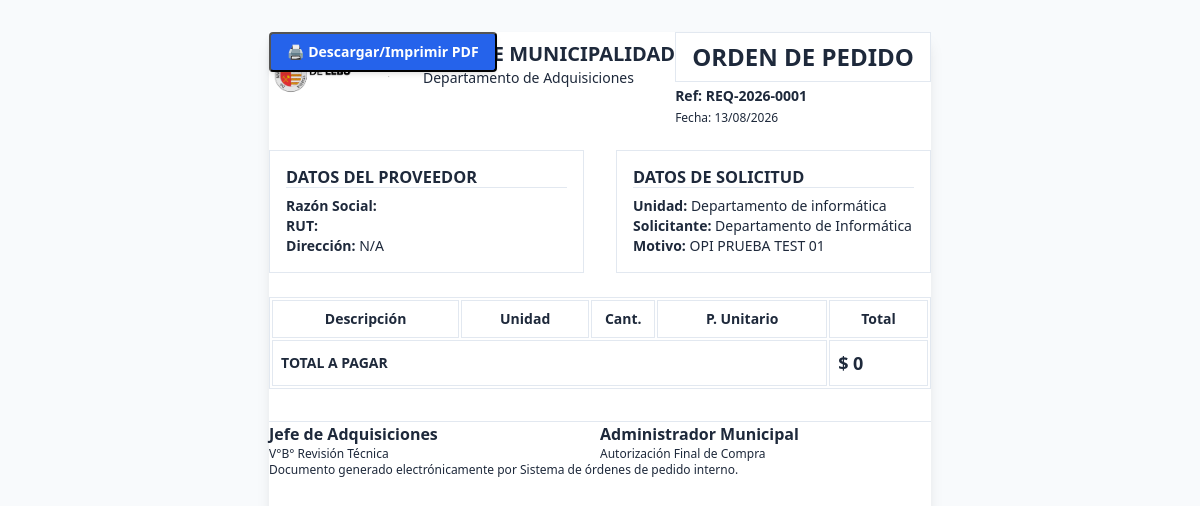
/generar_opi.php?id=1, run on the app's committed database.
### tables this page shows
CREATE TABLE `expedientes` (
  `id` int NOT NULL AUTO_INCREMENT,
  `codigo_interno` varchar(50) NOT NULL,
  `titulo_compra` varchar(255) NOT NULL DEFAULT 'Sin Título',
  `folio_opi` varchar(50) DEFAULT NULL,
  `usuario_creador_id` int NOT NULL,
  `unidad_origen_id` int NOT NULL,
  `centro_costo_id` int NOT NULL,
  `tipo_compra_id` int NOT NULL,
  `prioridad_id` int NOT NULL,
  `rango_utm_id` int DEFAULT NULL,
  `estado_actual` varchar(50) NOT NULL DEFAULT 'BORRADOR',
  `proveedor_adjudicado_id` int DEFAULT NULL,
  `id_contrato_suministro` varchar(100) DEFAULT NULL,
  `orden_compra_numero` varchar(100) DEFAULT NULL,
  `decreto_alcaldicio_numero` varchar(100) DEFAULT NULL,
  `conv_marco_oc` varchar(100) DEFAULT NULL,
  `id_licitacion` varchar(100) DEFAULT NULL,
  `monto_estimado` decimal(15,2) NOT NULL,
  `monto_definitivo` decimal(15,2) DEFAULT NULL,
  `motivo_compra` text NOT NULL,
  `observacion_cierre` text,
  `created_at` datetime DEFAULT CURRENT_TIMESTAMP,
  `fecha_visa_presupuesto` datetime DEFAULT NULL,
  `fecha_adjudicacion` datetime DEFAULT NULL,
  `fecha_aprobacion_opi` datetime DEFAULT NULL,
  `num_certificado_oficial` varchar(20) DEFAULT NULL,
  `id_entidad_gobierno` varchar(20) DEFAULT 'ID PE-MUN-00335',
  `id_compra_agil` varchar(50) DEFAULT NULL,
  `plan_compras_proyecto` varchar(100) DEFAULT NULL,
  `plan_compras_item` int DEFAULT NULL,
  PRIMARY KEY (`id`),
  UNIQUE KEY `codigo_interno` (`codigo_interno`),
  UNIQUE KEY `folio_opi` (`folio_opi`),
  KEY `fk_exp_usr` (`usuario_creador_id`),
  KEY `fk_exp_uni` (`unidad_origen_id`),
  KEY `fk_exp_cc` (`centro_costo_id`),
  KEY `fk_exp_tipo` (`tipo_compra_id`),
  KEY `fk_exp_pri` (`prioridad_id`),
  KEY `fk_exp_est` (`estado_actual`),
  KEY `fk_exp_prov` (`proveedor_adjudicado_id`),
  KEY `fk_exp_rango` (`rango_utm_id`)
);

CREATE TABLE `unidades` (
  `id` int NOT NULL AUTO_INCREMENT,
  `nombre` varchar(150) NOT NULL,
  `padre_id` int DEFAULT NULL,
  `centro_costo_id` int DEFAULT NULL,
  `jefe_actual_id` int DEFAULT NULL,
  PRIMARY KEY (`id`),
  KEY `fk_uni_padre` (`padre_id`),
  KEY `fk_uni_cc` (`centro_costo_id`)
);

CREATE TABLE `usuarios` (
  `id` int NOT NULL AUTO_INCREMENT,
  `unidad_id` int NOT NULL,
  `rol_id` int NOT NULL,
  `rut` varchar(12) NOT NULL,
  `nombre_completo` varchar(150) NOT NULL,
  `email` varchar(150) NOT NULL,
  `password_hash` varchar(255) DEFAULT NULL,
  `es_jefe_unidad` tinyint(1) DEFAULT '0',
  `activo` tinyint(1) DEFAULT '1',
  `cargo` varchar(150) DEFAULT NULL,
  `token_verificacion` varchar(100) DEFAULT NULL,
  `email_verificado` tinyint(1) NOT NULL DEFAULT '0',
  `estado_aprobacion` enum('APROBADO','PENDIENTE_VERIFICACION','PENDIENTE_APROBACION','RECHAZADO') NOT NULL DEFAULT 'APROBADO',
  `fecha_registro` datetime NOT NULL DEFAULT CURRENT_TIMESTAMP,
  PRIMARY KEY (`id`),
  UNIQUE KEY `rut` (`rut`),
  UNIQUE KEY `email` (`email`),
  KEY `fk_usr_uni` (`unidad_id`),
  KEY `fk_usr_rol` (`rol_id`)
);

### generar_opi.php (the view, shortened to what this page needs)
<?php
require_once __DIR__ . '/config.php';
$id = $_GET['id'];
$stmt = $pdo->prepare("SELECT e.*, u.nombre_completo, un.nombre as unidad, p.razon_social, p.rut as rut_prov, p.direccion as dir_prov FROM expedientes e JOIN usuarios u ON e.usuario_creador_id=u.id JOIN unidades un ON e.unidad_origen_id=un.id LEFT JOIN proveedores p ON e.proveedor_adjudicado_id=p.id WHERE e.id=?");
$stmt->execute([$id]);
$e = $stmt->fetch();
$stmtI = $pdo->prepare("SELECT * FROM expedientes_items WHERE expediente_id=?");
$stmtI->execute([$id]);
$items = $stmtI->fetchAll();
?>
<!DOCTYPE html>
<html lang="es">
<head>
    <link rel="stylesheet" href="css/style.css">
</head>
<body class="bg-gray-100 p-8 min-h-screen flex justify-center">
    <div class="bg-white w-[21cm] min-h-[29.7cm] p-10 shadow-lg relative">
        <button onclick="window.print()" class="no-print absolute top-4 right-4 bg-blue-600 text-white px-4 py-2 rounded shadow hover:bg-blue-700 font-sans text-sm font-bold">
            🖨️ Descargar/Imprimir PDF
        </button>
        <div class="flex justify-between items-start border-b-2 border-black pb-4 mb-6">
            <div class="flex items-center gap-4">
                <div>
                    <h1 class="text-xl font-bold uppercase">Ilustre Municipalidad</h1>
                    <p class="text-sm">Departamento de Adquisiciones</p>
                </div>
            </div>
            <div class="text-right">
                <h2 class="text-2xl font-bold border border-black px-4 py-2">ORDEN DE PEDIDO</h2>
                <p class="text-sm mt-1 font-bold">Ref: <?= $e['codigo_interno'] ?></p>
                <p class="text-xs mt-1">Fecha: <?= date('d/m/Y') ?></p>
            </div>
        </div>
        <div class="grid grid-cols-2 gap-8 mb-6 text-sm">
            <div class="border p-4">
                <h3 class="font-bold border-b mb-2 uppercase bg-gray-100">Datos del Proveedor</h3>
                <p><strong>Razón Social:</strong> <?= htmlspecialchars($e['razon_social']) ?></p>
                <p><strong>RUT:</strong> <?= htmlspecialchars($e['rut_prov']) ?></p>
                <p><strong>Dirección:</strong> <?= htmlspecialchars($e['dir_prov'] ?? 'N/A') ?></p>
            </div>
            <div class="border p-4">
                <h3 class="font-bold border-b mb-2 uppercase bg-gray-100">Datos de Solicitud</h3>
                <p><strong>Unidad:</strong> <?= htmlspecialchars($e['unidad']) ?></p>
                <p><strong>Solicitante:</strong> <?= htmlspecialchars($e['nombre_completo']) ?></p>
                <p><strong>Motivo:</strong> <?= htmlspecialchars($e['motivo_compra']) ?></p>
            </div>
        </div>
        <table class="w-full text-sm mb-8 border-collapse border border-black">
            <thead class="bg-gray-200">
                <tr>
                    <th class="border border-black p-2 text-left">Descripción</th>
                    <th class="border border-black p-2 w-20 text-center">Unidad</th>
                    <th class="border border-black p-2 w-16 text-center">Cant.</th>
                    <th class="border border-black p-2 w-28 text-right">P. Unitario</th>
                    <th class="border border-black p-2 w-28 text-right">Total</th>
                </tr>
            </thead>
                <?php $total = 0; foreach($items as $i):
                    $sub = $i['cantidad'] * $i['precio_unitario']; $total += $sub; ?>
                <tr>
                    <td class="border border-black p-2"><?= htmlspecialchars($i['descripcion']) ?></td>
                    <td class="border border-black p-2 text-center"><?= $i['unidad_medida'] ?></td>
                    <td class="border border-black p-2 text-center"><?= $i['cantidad'] ?></td>
                    <td class="border border-black p-2 text-right">$ <?= number_format($i['precio_unitario'],0,',','.') ?></td>
                    <td class="border border-black p-2 text-right">$ <?= number_format($sub,0,',','.') ?></td>
                </tr>
                <?php endforeach; ?>
            <tfoot>
                <tr>
                    <td colspan="4" class="border border-black p-2 text-right font-bold uppercase">Total a Pagar</td>
                    <td class="border border-black p-2 text-right font-bold text-lg">$ <?= number_format($total,0,',','.') ?></td>
                </tr>
            </tfoot>
        </table>
        <div class="mt-20 grid grid-cols-2 gap-10 text-center">
            <div>
                <div class="border-t border-black w-2/3 mx-auto pt-2">
                    <p class="font-bold">Jefe de Adquisiciones</p>
                    <p class="text-xs">V°B° Revisión Técnica</p>
                </div>
            </div>
            <div>
                <div class="border-t border-black w-2/3 mx-auto pt-2">
                    <p class="font-bold">Administrador Municipal</p>
                    <p class="text-xs">Autorización Final de Compra</p>
                </div>
            </div>
        </div>
        <div class="absolute bottom-10 left-10 text-xs text-gray-500">
            Documento generado electrónicamente por Sistema de órdenes de pedido interno.
        </div>
    </div>
</body>
</html>

### css/style.css (style rules this page uses)
:root { --color-primary: #2563eb; --color-primary-hover: #1d4ed8; --color-primary-light: #eff6ff; --color-primary-border: #bfdbfe; --color-slate-950: #020617; --color-slate-900: #0f172a; --color-slate-800: #1e293b; --color-slate-700: #334155; --color-slate-600: #475569; --color-slate-500: #64748b; --color-slate-400: #94a3b8; --color-slate-300: #cbd5e1; --color-slate-200: #e2e8f0; --color-slate-100: #f1f5f9; --color-slate-50: #f8fafc; --bg-body: #f8fafc; --bg-surface: #ffffff; --bg-subtle: #f1f5f9; --bg-sidebar: #0f172a; --bg-topbar: #0f172a; --border-color: #e2e8f0; --border-dark: #334155; --font-family: system-ui, -apple-system, BlinkMacSystemFont, "Segoe UI", 'Inter', Roboto, sans-serif; --text-main: #1e293b; --text-muted: #475569; --text-light: #64748b; --text-white: #ffffff; --color-success: #16a34a; --bg-success-subtle: #f0fdf4; --border-success: #bbf7d0; --color-warning: #d97706; --bg-warning-subtle: #fffbeb; --border-warning: #fef08a; --color-danger: #dc2626; --bg-danger-subtle: #fef2f2; --border-danger: #fecaca; --color-info: #0284c7; --bg-info-subtle: #f0f9ff; --border-info: #bae6fd; --radius-sm: 0.25rem; --radius-md: 0.5rem; --radius-lg: 0.75rem; --radius-xl: 0.75rem; --radius-2xl: 0.75rem; --radius-full: 9999px; --shadow-sm: 0 1px 2px 0 rgba(0, 0, 0, 0.05); --shadow-md: 0 4px 6px -1px rgba(0, 0, 0, 0.08), 0 2px 4px -2px rgba(0, 0, 0, 0.08); --shadow-lg: 0 10px 15px -3px rgba(0, 0, 0, 0.1), 0 4px 6px -4px rgba(0, 0, 0, 0.1); --shadow-xl: 0 20px 25px -5px rgba(0, 0, 0, 0.1), 0 8px 10px -6px rgba(0, 0, 0, 0.1); --transition-fast: 150ms cubic-bezier(0.4, 0, 0.2, 1); --transition-normal: 250ms cubic-bezier(0.4, 0, 0.2, 1); }
*, *::before, *::after { box-sizing: border-box; margin: 0; padding: 0; max-width: 100%; font-family: inherit; }
html { font-size: 16px; scroll-behavior: smooth; }
body { font-family: var(--font-family); background-color: var(--bg-body); color: var(--text-main); line-height: 1.5; text-rendering: optimizeLegibility; min-height: 100vh; overflow-x: hidden; transition: background-color var(--transition-normal), color var(--transition-normal); }
button, input, select, textarea { font-family: inherit; font-size: inherit; }
.mx-auto { margin-left: auto; margin-right: auto; }
.flex { display: flex; }
.items-center { align-items: center; }
.items-start { align-items: flex-start; }
.justify-between { justify-content: space-between; }
.justify-center { justify-content: center; }
.grid { display: grid; }
.grid-cols-2 { grid-template-columns: repeat(2, minmax(0, 1fr)); }
.gap-4 { gap: 1rem; }
.gap-8 { gap: 2rem; }
.mt-1 { margin-top: 0.25rem; }
.mb-2 { margin-bottom: 0.5rem; }
.mb-6 { margin-bottom: 1.5rem; }
.mb-8 { margin-bottom: 2rem; }
.p-2 { padding: 0.5rem; }
.p-4 { padding: 1rem; }
.p-8 { padding: 2rem; }
.px-4 { padding-left: 1rem; padding-right: 1rem; }
.py-2 { padding-top: 0.5rem; padding-bottom: 0.5rem; }
.w-full { width: 100%; }
.min-h-screen { min-height: 100vh; }
.w-16 { width: 4rem; }
.relative { position: relative; }
.absolute { position: absolute; }
.text-xs { font-size: 0.75rem; line-height: 1rem; }
.text-sm { font-size: 0.875rem; line-height: 1.25rem; }
.text-lg { font-size: 1.125rem; line-height: 1.75rem; }
.text-xl { font-size: 1.25rem; line-height: 1.75rem; }
.text-2xl { font-size: 1.5rem; line-height: 2rem; }
.font-sans { font-family: var(--font-family); }
.font-bold { font-weight: 600; }
.uppercase { text-transform: uppercase; }
.bg-white { background-color: var(--bg-surface); }
.bg-blue-600 { background-color: var(--color-primary); }
.text-white { color: #ffffff; }
.border { border: 1px solid var(--border-color); }
.border-b { border-bottom: 1px solid var(--border-color); }
.border-t { border-top: 1px solid var(--border-color); }
.rounded { border-radius: var(--radius-sm); }
.shadow { box-shadow: var(--shadow-md); }
.shadow-lg { box-shadow: var(--shadow-lg); }

### data on the page
expedientes: codigo_interno "REQ-2026-0001", unidad_origen.nombre "Departamento de informática", usuario_creador.nombre_completo "Departamento de Informática", motivo_compra "OPI PRUEBA TEST 01"

### other printed values
$e['dir_prov'] "N/A"
$total "0"
